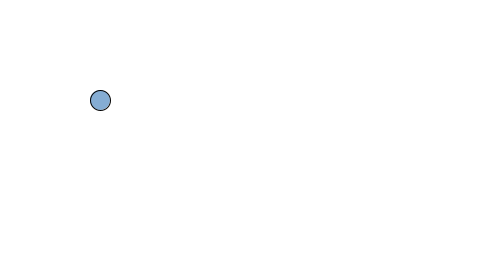
Frame 1 (no input)
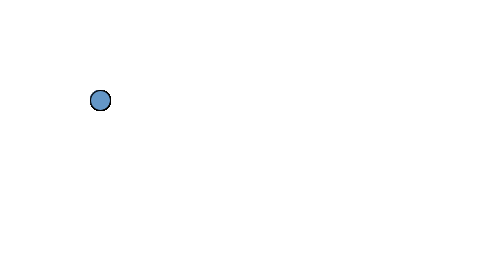
Frame 60 (the mouse pressed at the canvas centre just before this capture)
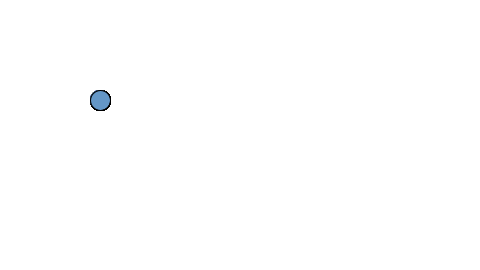
Frame 120 (the mouse held since frame 60 and released just before this capture)

The Processing sketch that drew these frames (run headless with seeded random() and noise(); from frame 60 on, the mouse is pressed at the canvas centre):

// Processing sketch: example_04_06_morevars
// ── example_04_06_morevars.pde
// Learning Processing
// Daniel Shiffman
// http://www.learningprocessing.com

// Example 4-6: Ellipse with variables

// Declare and initialize your variables!
float r = 100;
float g = 150;
float b = 200;
float a = 200;
  
float diam = 20;
float x = 100;
float y = 100;
  
void setup() {
  size(480, 270);
  background(255);
}

void draw() {
  // Use those variables to draw an ellipse
  stroke(0);
  fill(r,g,b,a);  // (Remember, the fourth argument for a color is transparency.
  ellipse(x,y,diam,diam);  
}
